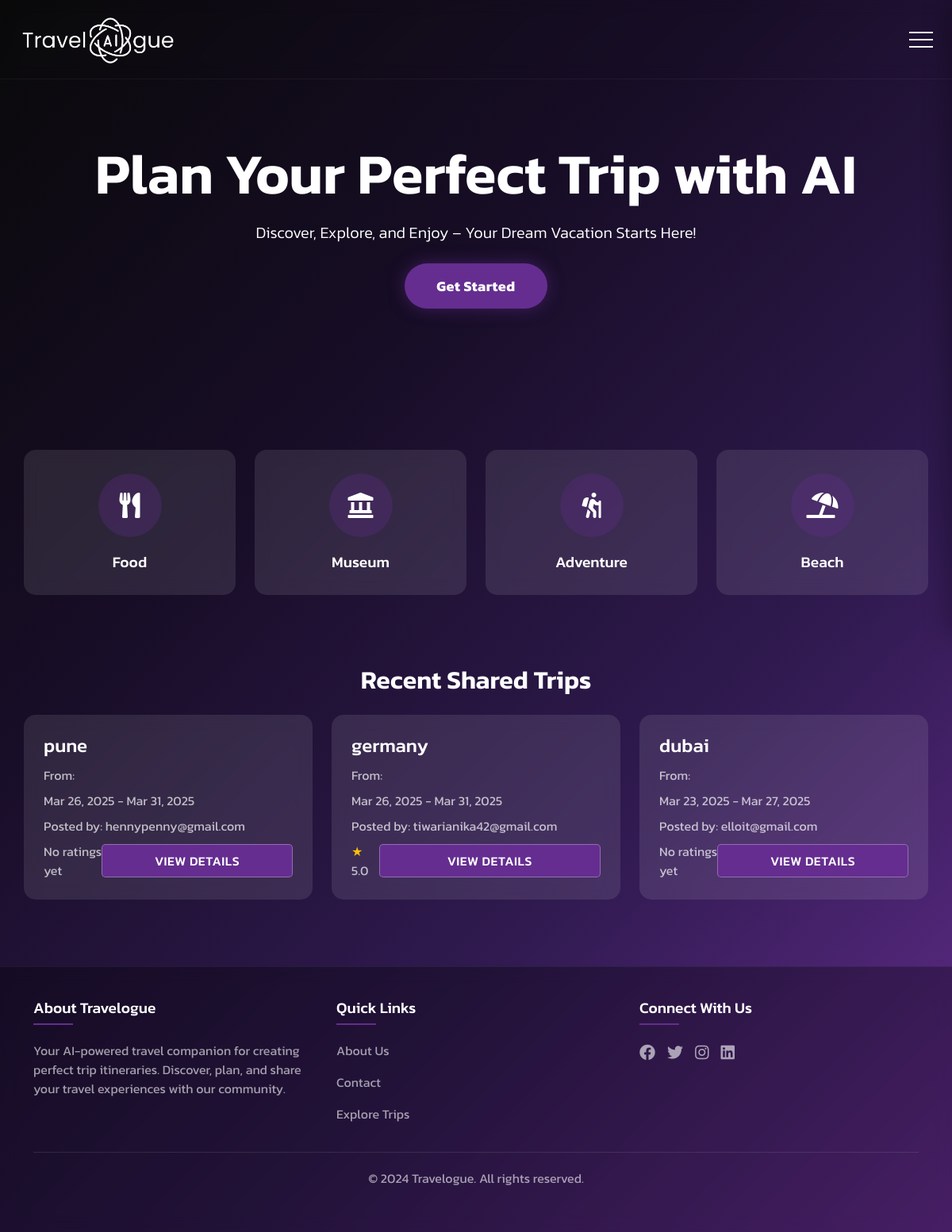
Before: / with the older database file.
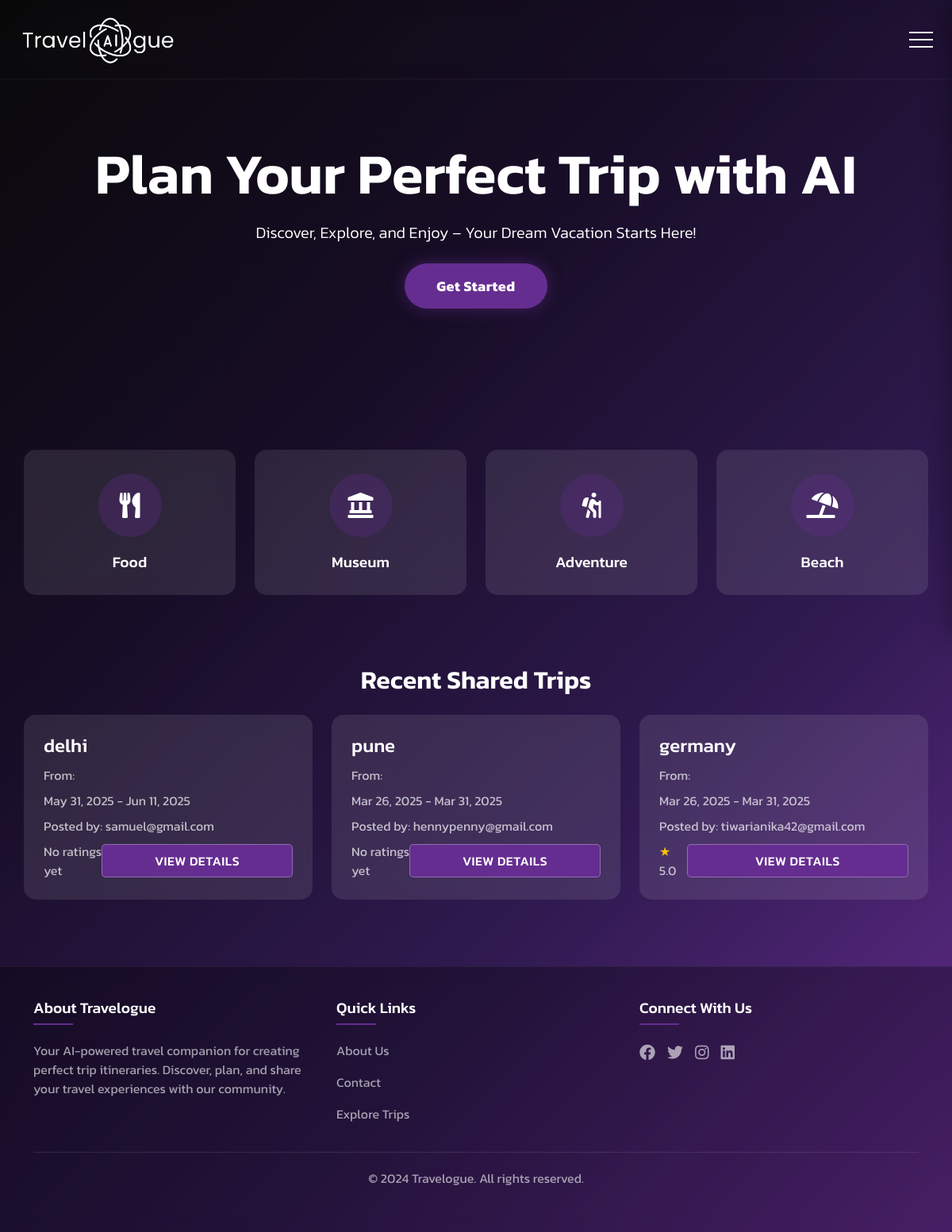
After: the same page with the newer database file.
### trips/models.py (models this page shows, shortened)
class Trip(models.Model):
    TRIP_TYPES = [
        ('COUPLE', 'Couple'),
        ('FRIENDS', 'Friends'),
        ('FAMILY', 'Family'),
    ]
    user = models.ForeignKey(User, on_delete=models.CASCADE)
    start_location = models.CharField(max_length=255)
    destination = models.CharField(max_length=255)
    start_date = models.DateField()
    end_date = models.DateField()
    interested_activities = models.TextField()
    trip_type = models.CharField(max_length=10, choices=TRIP_TYPES)
    number_of_people = models.IntegerField()
    created_at = models.DateTimeField(default=timezone.now)
    trip_plan = models.JSONField(null=True, blank=True)
    is_saved = models.BooleanField(default=False)
    is_posted = models.BooleanField(default=False)
    posted_at = models.DateTimeField(null=True, blank=True)
    @property
    def average_rating(self):
        return self.ratings.aggregate(Avg('rating'))['rating__avg'] or 0.0

class User(AbstractUser):
    username = None
    email = models.EmailField(unique=True)
    first_name = models.CharField(max_length=30, blank=True)
    last_name = models.CharField(max_length=30, blank=True)
    USERNAME_FIELD = 'email'
    REQUIRED_FIELDS = []
    objects = CustomUserManager()

### trips/views.py (the view)
# urls.py: path('', views.home, name='home'),
def home(request):
    recent_trips = Trip.objects.filter(is_posted=True).order_by('-posted_at')[:3]
    return render(request, 'trips/home.html', {'recent_trips': recent_trips})

### templates/trips/home.html (shortened to what this page needs)
{% extends "base.html" %}
{% block content %}
<div class="hero-section text-center mb-5">
    <h1 class="display-2 mb-3">Plan Your Perfect Trip with AI</h1>
    <p class="lead mb-4">Discover, Explore, and Enjoy – Your Dream Vacation Starts Here!</p>
    <a href="{% url 'trips:plan_trip' %}" class="btn btn-primary btn-lg glow-button mb-5">Get Started</a>
</div>
<div class="activity-cards">
    <div class="row justify-content-center">
        <div class="col-md-3">
            <div class="activity-card">
                <div class="icon-circle">
                    <i class="fas fa-utensils"></i>
                </div>
                <h3>Food</h3>
            </div>
        </div>
        <div class="col-md-3">
            <div class="activity-card">
                <div class="icon-circle">
                    <i class="fas fa-landmark"></i>
                </div>
                <h3>Museum</h3>
            </div>
        </div>
        <div class="col-md-3">
            <div class="activity-card">
                <div class="icon-circle">
                    <i class="fas fa-hiking"></i>
                </div>
                <h3>Adventure</h3>
            </div>
        </div>
        <div class="col-md-3">
            <div class="activity-card">
                <div class="icon-circle">
                    <i class="fas fa-umbrella-beach"></i>
                </div>
                <h3>Beach</h3>
            </div>
        </div>
    </div>
</div>
<div class="recent-trips mt-5">
    <h2 class="text-center mb-4">Recent Shared Trips</h2>
    <div class="row">
        {% for trip in recent_trips %}
        <div class="col-md-4 mb-4">
            <div class="trip-card">
                <h3 class="trip-title">{{ trip.destination }}</h3>
                <p class="trip-from">From: {{ trip.origin }}</p>
                <p class="trip-dates">{{ trip.start_date|date:"M d, Y" }} - {{ trip.end_date|date:"M d, Y" }}</p>
                <p class="trip-posted">Posted by: {{ trip.user.email }}</p>
                <div class="d-flex justify-content-between align-items-center">
                    <div class="rating">
                        {% if trip.average_rating %}
                            <span class="text-warning">★</span> {{ trip.average_rating|floatformat:1 }}
                        {% else %}
                            No ratings yet
                        {% endif %}
                    </div>
                    <a href="{% url 'trips:view_trip' trip.id %}" class="btn btn-outline-light view-details">VIEW DETAILS</a>
                </div>
            </div>
        </div>
        {% endfor %}
    </div>
</div>
<link rel="stylesheet" href="https://cdnjs.cloudflare.com/ajax/libs/font-awesome/5.15.4/css/all.min.css">
{% endblock %}

Changed rows visible on the page:
no longer on this page (row unchanged): Trip: destination "dubai", start_date "Mar 23, 2025", end_date "Mar 27, 2025", user.email "elloit@gmail.com", shows "No ratings yet"
added Trip: destination "delhi", start_date "May 31, 2025", end_date "Jun 11, 2025", user.email "samuel@gmail.com", shows "No ratings yet"
